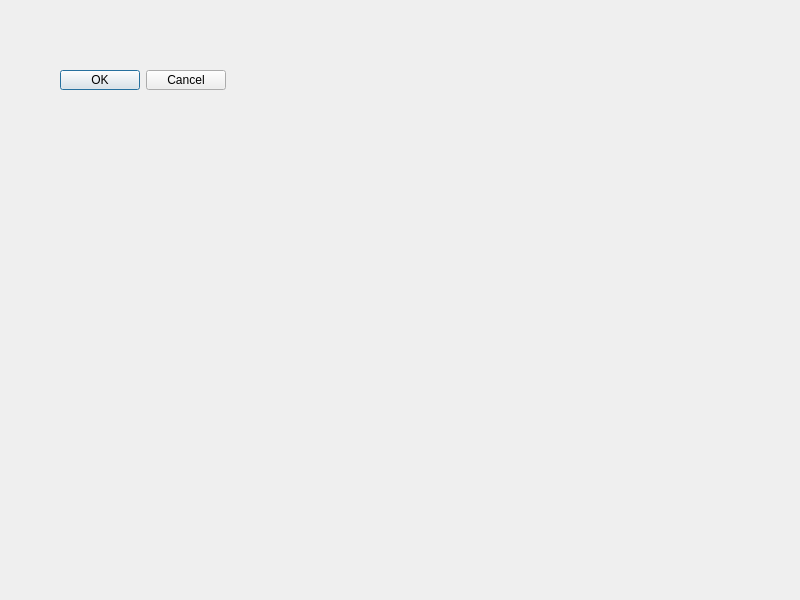
<?xml version="1.0" encoding="UTF-8"?>
<ui version="4.0">
 <class>Dialog</class>
 <widget class="QDialog" name="Dialog">
  <property name="geometry">
   <rect>
    <x>0</x>
    <y>0</y>
    <width>800</width>
    <height>600</height>
   </rect>
  </property>
  <property name="windowTitle">
   <string>Dialog</string>
  </property>
  <widget class="QDialogButtonBox" name="buttonBox">
   <property name="geometry">
    <rect>
     <x>60</x>
     <y>70</y>
     <width>166</width>
     <height>20</height>
    </rect>
   </property>
   <property name="standardButtons">
    <set>QDialogButtonBox::Cancel|QDialogButtonBox::Ok</set>
   </property>
  </widget>
 </widget>
 <resources/>
 <connections/>
</ui>
